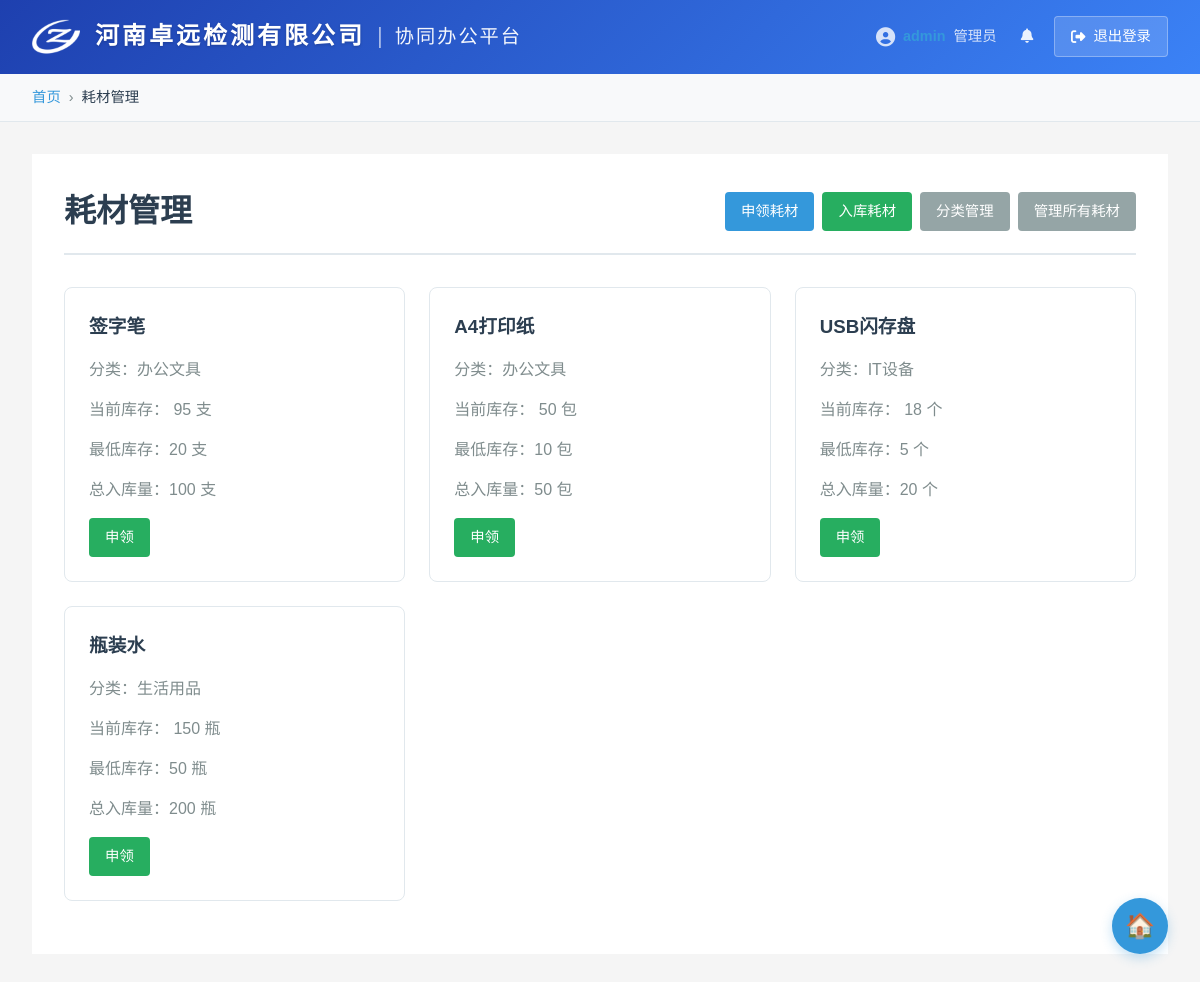
Screenshot of /supplies (signed in) with the database file from the repository.
### simple_models.py (models this page shows, shortened)
class User(UserMixin, db.Model):
    __tablename__ = 'users'
    id = db.Column(db.Integer, primary_key=True)
    username = db.Column(db.String(80), unique=True, nullable=False, index=True)
    password_hash = db.Column(db.String(255), nullable=False)
    department = db.Column(db.String(100), nullable=False, default='通用')
    email = db.Column(db.String(120))
    created_at = db.Column(db.DateTime, default=datetime.utcnow)
    is_active = db.Column(db.Boolean, default=False)  # 改为默认未激活
    status = db.Column(db.String(20), default='pending')  # 新增：用户状态 pending/active/inactive
    real_name = db.Column(db.String(100))  # 新增：真实姓名
    phone = db.Column(db.String(20))  # 新增：电话号码
    last_login = db.Column(db.DateTime)  # 新增：最后登录时间
    roles = db.relationship('Role', secondary=user_roles, backref=db.backref('users', lazy='dynamic'))
    def has_role(self, role_name):
        return any(role.name == role_name for role in self.roles)
    def has_permission(self, permission):
        if self.has_role(ROLE_SUPER_ADMIN):
            return True
        for role in self.roles:
            if role.permissions and permission in role.permissions.split(','):
                return True
        return False

class Supply(db.Model):
    __tablename__ = 'supplies'
    id = db.Column(db.Integer, primary_key=True)
    name = db.Column(db.String(255), nullable=False)
    category_id = db.Column(db.Integer, db.ForeignKey('supply_categories.id'))
    total_stock = db.Column(db.Integer, default=0)
    current_stock = db.Column(db.Integer, default=0)
    unit = db.Column(db.String(50), default='个')
    min_stock_threshold = db.Column(db.Integer, default=0)
    description = db.Column(db.Text)
    created_at = db.Column(db.DateTime, default=datetime.utcnow)
    is_available = db.Column(db.Boolean, default=True)
    category = db.relationship('SupplyCategory', backref='supplies')

class SupplyCategory(db.Model):
    __tablename__ = 'supply_categories'
    id = db.Column(db.Integer, primary_key=True)
    name = db.Column(db.String(100), nullable=False)
    description = db.Column(db.Text)

### app.py (the view)
@app.route('/supplies')
@login_required
@permission_required(PERMISSION_VIEW_SUPPLIES)
def supplies_list():
    supplies = Supply.query.filter_by(is_available=True).all()
    categories = SupplyCategory.query.all()
    current_date = get_local_time().strftime("%Y年%m月%d日 %H:%M")
    return render_template('supplies.html',
                         supplies=supplies,
                         categories=categories,
                         date=current_date)

### app.py (called while the page is built)
def get_local_time():
    return datetime.now()

@login_manager.user_loader
def load_user(user_id):
    return User.query.get(int(user_id))

### auth.py (called while the page is built)
def permission_required(permission):
    def decorator(f):
        @wraps(f)
        def decorated_function(*args, **kwargs):
            if not current_user.is_authenticated:
                flash('请先登录', 'error')
                return redirect(url_for('login'))
            if not current_user.has_permission(permission):
                flash('您没有权限访问此页面', 'error')
                return redirect(url_for('index'))
            return f(*args, **kwargs)
        return decorated_function
    return decorator

### templates/supplies.html (shortened to what this page needs)
{% extends "base.html" %}
{% block breadcrumb %}
    {% set breadcrumbs = [
        {'name': '耗材管理', 'url': url_for('supplies_list')}
    ] %}
    {% include 'breadcrumb.html' %}
{% endblock %}
{% block content %}
<div class="container">
    <main class="main-content">
        <div class="page-header">
            <h1>耗材管理</h1>
            <div class="page-actions">
                {% if has_permission('request_supplies') %}
                <a href="{{ url_for('supply_request') }}" class="btn-primary">申领耗材</a>
                {% endif %}
                {% if has_permission('manage_supplies') or current_user.has_role('super_admin') %}
                <a href="{{ url_for('supply_inbound') }}" class="btn-primary" style="background: #27ae60;">入库耗材</a>
                <a href="{{ url_for('supply_categories') }}" class="btn-secondary">分类管理</a>
                <a href="{{ url_for('admin_supplies') }}" class="btn-secondary">管理所有耗材</a>
                {% endif %}
            </div>
        </div>
        <div class="supplies-grid">
            {% for supply in supplies %}
            <div class="supply-card">
                <h3>{{ supply.name }}</h3>
                <div class="supply-info">
                    <p>分类：{% if supply.category %}{{ supply.category.name }}{% else %}未分类{% endif %}</p>
                    <p>当前库存：<span class="stock {% if supply.current_stock <= supply.min_stock_threshold %}low-stock{% endif %}">
                        {{ supply.current_stock }} {{ supply.unit }}
                    </span></p>
                    <p>最低库存：{{ supply.min_stock_threshold }} {{ supply.unit }}</p>
                    <p>总入库量：{{ supply.total_stock }} {{ supply.unit }}</p>
                </div>
                {% if has_permission('request_supplies') and supply.is_available and supply.current_stock > 0 %}
                <a href="{{ url_for('supply_request') }}" class="btn-request">申领</a>
                {% endif %}
            </div>
            {% else %}
            <div class="no-data">
                <p>暂无耗材信息</p>
            </div>
            {% endfor %}
        </div>
    </main>
</div>
{% endblock %}

### templates/base.html (shortened to what this page needs)
<!DOCTYPE html>
<html lang="zh-CN">
<head>
    <link rel="stylesheet" href="{{ url_for('static', filename='style.css') }}">
    <link rel="stylesheet" href="https://cdnjs.cloudflare.com/ajax/libs/font-awesome/6.4.0/css/all.min.css">
</head>
<body>
    <header class="global-header">
        <div class="header-container">
            <a href="{{ url_for('index') }}" class="logo-link">
                <div class="logo-container">
                    <img src="{{ url_for('static', filename='images/logo.png') }}" alt="河南卓远检测有限公司" class="logo-img">
                    <div class="logo-text">
                        <span class="company-name">河南卓远检测有限公司</span>
                        <span class="divider">|</span>
                        <span class="portal-name">协同办公平台</span>
                    </div>
                </div>
            </a>
            <div class="user-info">
                <div class="user-details">
                    <i class="fas fa-user-circle user-icon"></i>
                    <span class="username">{{ current_user.username }}</span>
                    <span class="user-department">{{ current_user.department }}</span>
                </div>
                <div class="user-notifications">
                    <a href="{{ url_for('messages_list') }}" class="messages-link" title="消息中心">
                        <i class="fas fa-bell"></i>
                    </a>
                    <a href="{{ url_for('logout') }}" class="logout-btn">
                        <i class="fas fa-sign-out-alt"></i>
                        退出登录
                    </a>
                </div>
            </div>
        </div>
    </header>
    {% block breadcrumb %}{% endblock %}
    <main class="main-content">
        {% block content %}{% endblock %}
    </main>
    <div class="quick-home">
        <a href="{{ url_for('index') }}" class="home-btn" title="返回首页">🏠</a>
    </div>
</body>
</html>

### static/style.css (style rules this page uses)
* { margin: 0; padding: 0; box-sizing: border-box; }
body { font-family: 'Microsoft YaHei', Arial, sans-serif; background-color: #f5f5f5; color: #333; line-height: 1.6; }
.container { max-width: 1200px; margin: 0 auto; background: white; min-height: 100vh; }
.global-header { background: linear-gradient(135deg, #1e40af 0%, #3b82f6 100%); color: white; padding: 0; box-shadow: 0 2px 10px rgba(0,0,0,0.15); }
.header-container { max-width: 1200px; margin: 0 auto; padding: 0.8rem 2rem; display: flex; justify-content: space-between; align-items: center; }
.logo-link { text-decoration: none; color: inherit; }
.logo-container { display: flex; align-items: center; gap: 15px; }
.logo-img { height: 48px; width: auto; border-radius: 6px; filter: brightness(0) invert(1); }
.logo-text { display: flex; align-items: center; gap: 12px; line-height: 1.2; }
.company-name { font-size: 1.5rem; font-weight: 700; color: white; letter-spacing: 3px; text-shadow: 0 1px 3px rgba(0, 0, 0, 0.2); }
.divider { color: rgba(255, 255, 255, 0.6); font-size: 1.4rem; font-weight: 300; }
.portal-name { font-size: 1.2rem; color: rgba(255, 255, 255, 0.95); font-weight: 500; letter-spacing: 2px; text-transform: uppercase; }
.user-info { display: flex; align-items: center; gap: 1rem; color: rgba(255, 255, 255, 0.9); font-size: 0.9rem; font-weight: 500; }
.user-details { display: flex; align-items: center; gap: 0.5rem; }
.user-icon { font-size: 1.2rem; color: rgba(255, 255, 255, 0.8); }
.username { font-weight: 600; color: #3498db; }
.user-department { color: rgba(255, 255, 255, 0.8); font-weight: 400; }
.user-notifications { display: flex; align-items: center; gap: 0.8rem; }
.messages-link { position: relative; color: rgba(255, 255, 255, 0.9); text-decoration: none; padding: 0.5rem; border-radius: 4px; transition: all 0.3s ease; }
.logout-btn { background: rgba(255, 255, 255, 0.15); color: white; padding: 0.5rem 1rem; border-radius: 4px; text-decoration: none; font-size: 0.9rem; transition: all 0.3s ease; border: 1px solid rgba(255, 255, 255, 0.3); white-space: nowrap; display: flex; align-items: center; gap: 0.5rem; }
.quick-home { position: fixed; bottom: 2rem; right: 2rem; z-index: 1000; }
.home-btn { display: flex; align-items: center; justify-content: center; width: 3.5rem; height: 3.5rem; background: #3498db; color: white; border-radius: 50%; text-decoration: none; font-size: 1.5rem; box-shadow: 0 4px 12px rgba(52, 152, 219, 0.3); transition: all 0.3s ease; }
.main-content { padding: 2rem; }
.page-header { display: flex; justify-content: space-between; align-items: center; margin-bottom: 2rem; padding-bottom: 1rem; border-bottom: 2px solid #e1e8ed; }
.page-header h1 { color: #2c3e50; margin: 0; }
.page-actions { display: flex; gap: 0.5rem; flex-wrap: wrap; align-items: center; }
.btn-primary, .btn-secondary, .btn-cancel, .btn-edit, .btn-delete, .btn-request, .btn-action, .btn-disable, .btn-enable, .mark-read-btn { padding: 0.5rem 1rem; border: none; border-radius: 4px; text-decoration: none; font-size: 0.9rem; cursor: pointer; transition: all 0.3s ease; display: inline-block; text-align: center; font-family: inherit; }
.btn-primary, .btn-edit { background: #3498db; color: white; }
.btn-secondary, .btn-cancel { background: #95a5a6; color: white; }
.btn-request { background: #27ae60; color: white; }
.supplies-grid, .categories-grid, .feature-cards, .roles-grid, .subcategories-grid { display: grid; grid-template-columns: repeat(auto-fill, minmax(280px, 1fr)); gap: 1.5rem; margin-top: 1.5rem; }
.supply-card, .category-card, .feature-card, .role-card, .subcategory-card { background: white; border: 1px solid #e1e8ed; border-radius: 8px; padding: 1.5rem; transition: all 0.3s ease; }
.category-card h3, .supply-card h3 { margin-bottom: 1rem; color: #2c3e50; }
.supply-info p, .category-description { color: #7f8c8d; margin-bottom: 1rem; line-height: 1.5; }

### rows the page displays
User: username "admin", department "管理员"
Supply: name "签字笔", category.name "办公文具", current_stock "95", unit "支", min_stock_threshold "20", total_stock "100"
Supply: name "A4打印纸", category.name "办公文具", current_stock "50", unit "包", min_stock_threshold "10", total_stock "50"
Supply: name "USB闪存盘", category.name "IT设备", current_stock "18", unit "个", min_stock_threshold "5", total_stock "20"
Supply: name "瓶装水", category.name "生活用品", current_stock "150", unit "瓶", min_stock_threshold "50", total_stock "200"

### other values shown
{{ breadcrumb.name }} "耗材管理"
